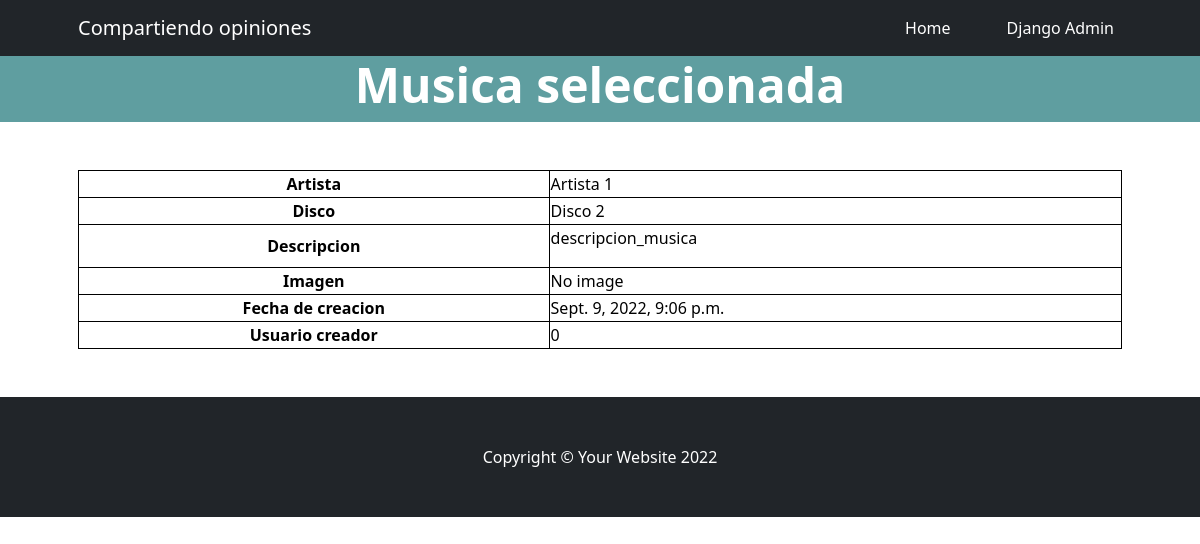
/TPFinal/Musica/Ver/1, run on the app's committed database.
### AppTPFinal/models.py (models this page shows, shortened)
class Musica(models.Model):
    id_musica = models.AutoField(primary_key=True)
    nombre_artista_musica = models.CharField(max_length=50)
    nombre_disco_musica = models.CharField(max_length=50)
    descripcion_musica = RichTextField(blank=True, null=True)
    username_musica = models.CharField(max_length=50)
    fecha_creacion_musica = models.DateTimeField(auto_now_add=True)

### AppTPFinal/views.py (the view)
# urls.py: path('Musica/Ver/<int:id_musica>', musica_ver, name='TPFinalMusicaVer'),
def musica_ver(request, id_musica):
    mus = Musica.objects.get(id_musica=id_musica)
    musica_form = Musica_Form(initial={
        'nombre_artista_musica': mus.nombre_artista_musica,
        'nombre_disco_musica': mus.nombre_disco_musica,
        'descripcion_musica': mus.descripcion_musica,
    }
    )
    contexto = {
        'formulariomusica': musica_form,
        'musica': mus,
    }
    return render(request, 'AppCoder/musica/musicaver.html', contexto)

### templates/AppCoder/musica/musicaver.html (shortened to what this page needs)
{% extends "index.html" %}
{% block bodyheader %}
<h1 class="display-5 fw-bolder text-white mb-2">Musica seleccionada</h1>
{% endblock %}
{% block bodyoptions %}
<section>
    <div class="datos-musica">
        <div class="container px-5 my-5">
            <div class="row gx-5">
                <form class="bodyoptionstittle" action="" method="post" enctype="multipart/form-data" novalidate>
                    <table style="width:100%">
                        <tr>
                            <th class="thdata">Artista</th>
                            <td class="tddata">{{musica.nombre_artista_musica}}</td>
                        </tr>
                        <tr>
                            <th class="thdata">Disco</th>
                            <td class="tddata">{{musica.nombre_disco_musica}}</td>
                        </tr>
                        <tr>
                            <th class="thdata">Descripcion</th>
                            <td class="tddata">{{musica.descripcion_musica|safe}}</td>
                        </tr>
                        <tr>
                            <th class="thdata">Imagen</th>
                            {% if musica.imagenmusica.imgmus.url != "" %}
                            <td class="tddata"><img src="{{ musica.imagenmusica.imgmus.url }}" alt="" width="40px"
                                                    height="40px"></td>
                            {% else %}
                            <td class="tddata">No image</td>
                            {% endif %}
                        </tr>
                        <tr>
                            <th class="thdata">Fecha de creacion</th>
                            <td class="tddata">{{musica.fecha_creacion_musica}}</td>
                        </tr>
                        <tr>
                            <th class="thdata">Usuario creador</th>
                            <td class="tddata">{{musica.username_musica}}</td>
                        </tr>
                    </table>
                </form>
            </div>
        </div>
    </div>
</section>
{% endblock %}

### templates/styles/styles.html (style rules this page uses)
.bodyoptionstittle { margin: auto; width: 420px; text-align: left; color:black; }
.thdata { border: 1px solid black; border-collapse: collapse; text-align:center; }
.tddata { border: 1px solid black; border-collapse: collapse; text-align:left; }

### data on the page
Musica: nombre_artista_musica "Artista 1", nombre_disco_musica "Disco 2", descripcion_musica "descripcion_musica", fecha_creacion_musica "Sept. 9, 2022, 9:06 p.m.", username_musica "0"
